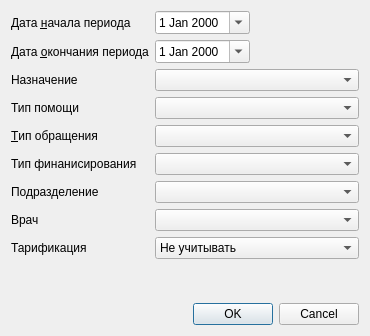
<?xml version="1.0" encoding="UTF-8"?>
<ui version="4.0">
 <class>ReportTreatmentsSetupDialog</class>
 <widget class="QDialog" name="ReportTreatmentsSetupDialog">
  <property name="geometry">
   <rect>
    <x>0</x>
    <y>0</y>
    <width>370</width>
    <height>336</height>
   </rect>
  </property>
  <property name="windowTitle">
   <string>Dialog</string>
  </property>
  <layout class="QGridLayout" name="gridLayout">
   <item row="0" column="0">
    <widget class="QLabel" name="lblBegDate">
     <property name="text">
      <string>Дата &amp;начала периода</string>
     </property>
     <property name="buddy">
      <cstring>edtBegDate</cstring>
     </property>
    </widget>
   </item>
   <item row="0" column="1" colspan="3">
    <widget class="CDateEdit" name="edtBegDate">
     <property name="sizePolicy">
      <sizepolicy hsizetype="Maximum" vsizetype="Fixed">
       <horstretch>0</horstretch>
       <verstretch>0</verstretch>
      </sizepolicy>
     </property>
     <property name="calendarPopup">
      <bool>true</bool>
     </property>
    </widget>
   </item>
   <item row="4" column="0">
    <widget class="QLabel" name="lblEventType">
     <property name="text">
      <string>&amp;Тип обращения</string>
     </property>
     <property name="buddy">
      <cstring>cmbEventType</cstring>
     </property>
    </widget>
   </item>
   <item row="4" column="1" colspan="3">
    <widget class="CRBComboBox" name="cmbEventType"/>
   </item>
   <item row="5" column="0">
    <widget class="QLabel" name="lblFinance">
     <property name="text">
      <string>Тип финанисирования</string>
     </property>
    </widget>
   </item>
   <item row="5" column="1" colspan="3">
    <widget class="CRBComboBox" name="cmbFinance"/>
   </item>
   <item row="6" column="0">
    <widget class="QLabel" name="lblOrgStructure">
     <property name="text">
      <string>Подразделение</string>
     </property>
    </widget>
   </item>
   <item row="6" column="1" colspan="3">
    <widget class="COrgStructureComboBox" name="cmbOrgStructure"/>
   </item>
   <item row="7" column="0">
    <widget class="QLabel" name="lblPerson">
     <property name="text">
      <string>Врач</string>
     </property>
    </widget>
   </item>
   <item row="7" column="1" colspan="3">
    <widget class="CPersonComboBoxEx" name="cmbPerson"/>
   </item>
   <item row="10" column="0" colspan="4">
    <widget class="QDialogButtonBox" name="buttonBox">
     <property name="orientation">
      <enum>Qt::Horizontal</enum>
     </property>
     <property name="standardButtons">
      <set>QDialogButtonBox::Cancel|QDialogButtonBox::Ok</set>
     </property>
    </widget>
   </item>
   <item row="1" column="1" colspan="3">
    <widget class="CDateEdit" name="edtEndDate">
     <property name="sizePolicy">
      <sizepolicy hsizetype="Maximum" vsizetype="Fixed">
       <horstretch>0</horstretch>
       <verstretch>0</verstretch>
      </sizepolicy>
     </property>
     <property name="calendarPopup">
      <bool>true</bool>
     </property>
    </widget>
   </item>
   <item row="1" column="0">
    <widget class="QLabel" name="lblEndDate">
     <property name="text">
      <string>Дата &amp;окончания периода</string>
     </property>
     <property name="buddy">
      <cstring>edtEndDate</cstring>
     </property>
    </widget>
   </item>
   <item row="9" column="0" colspan="4">
    <spacer name="verticalSpacer">
     <property name="orientation">
      <enum>Qt::Vertical</enum>
     </property>
     <property name="sizeHint" stdset="0">
      <size>
       <width>20</width>
       <height>40</height>
      </size>
     </property>
    </spacer>
   </item>
   <item row="2" column="0">
    <widget class="QLabel" name="lblPurpose">
     <property name="text">
      <string>Назначение</string>
     </property>
    </widget>
   </item>
   <item row="2" column="1" colspan="3">
    <widget class="CRBComboBox" name="cmbPurpose"/>
   </item>
   <item row="3" column="0">
    <widget class="QLabel" name="lblMedicalAidType">
     <property name="text">
      <string>Тип помощи</string>
     </property>
    </widget>
   </item>
   <item row="3" column="1" colspan="3">
    <widget class="CRBComboBox" name="cmbMedicalAidType"/>
   </item>
   <item row="8" column="0">
    <widget class="QLabel" name="lblTariffing">
     <property name="text">
      <string>Тарификация</string>
     </property>
    </widget>
   </item>
   <item row="8" column="1" colspan="3">
    <widget class="QComboBox" name="cmbTariffing">
     <item>
      <property name="text">
       <string>Не учитывать</string>
      </property>
     </item>
     <item>
      <property name="text">
       <string>Учитывать</string>
      </property>
     </item>
    </widget>
   </item>
  </layout>
 </widget>
 <customwidgets>
  <customwidget>
   <class>CDateEdit</class>
   <extends>QDateEdit</extends>
   <header>library/DateEdit</header>
  </customwidget>
  <customwidget>
   <class>CPersonComboBoxEx</class>
   <extends>QComboBox</extends>
   <header>Orgs/PersonComboBoxEx.h</header>
  </customwidget>
  <customwidget>
   <class>CRBComboBox</class>
   <extends>QComboBox</extends>
   <header>library/crbcombobox.h</header>
  </customwidget>
  <customwidget>
   <class>COrgStructureComboBox</class>
   <extends>QComboBox</extends>
   <header>Orgs/OrgStructComboBoxes.h</header>
  </customwidget>
 </customwidgets>
 <tabstops>
  <tabstop>edtBegDate</tabstop>
  <tabstop>edtEndDate</tabstop>
  <tabstop>cmbPurpose</tabstop>
  <tabstop>cmbMedicalAidType</tabstop>
  <tabstop>cmbEventType</tabstop>
  <tabstop>cmbFinance</tabstop>
  <tabstop>cmbOrgStructure</tabstop>
  <tabstop>cmbPerson</tabstop>
  <tabstop>cmbTariffing</tabstop>
  <tabstop>buttonBox</tabstop>
 </tabstops>
 <resources/>
 <connections>
  <connection>
   <sender>buttonBox</sender>
   <signal>accepted()</signal>
   <receiver>ReportTreatmentsSetupDialog</receiver>
   <slot>accept()</slot>
   <hints>
    <hint type="sourcelabel">
     <x>248</x>
     <y>254</y>
    </hint>
    <hint type="destinationlabel">
     <x>157</x>
     <y>274</y>
    </hint>
   </hints>
  </connection>
  <connection>
   <sender>buttonBox</sender>
   <signal>rejected()</signal>
   <receiver>ReportTreatmentsSetupDialog</receiver>
   <slot>reject()</slot>
   <hints>
    <hint type="sourcelabel">
     <x>316</x>
     <y>260</y>
    </hint>
    <hint type="destinationlabel">
     <x>286</x>
     <y>274</y>
    </hint>
   </hints>
  </connection>
 </connections>
</ui>
